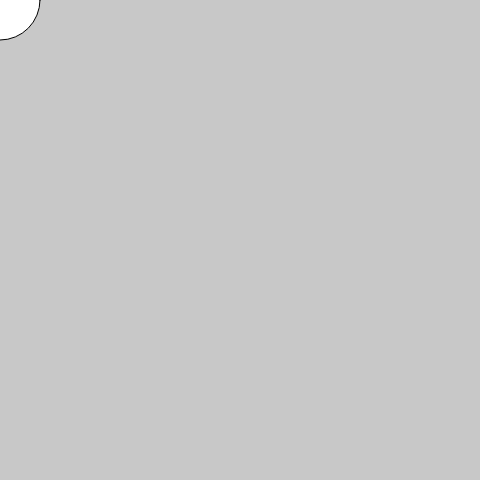
Frame 1 (no input)
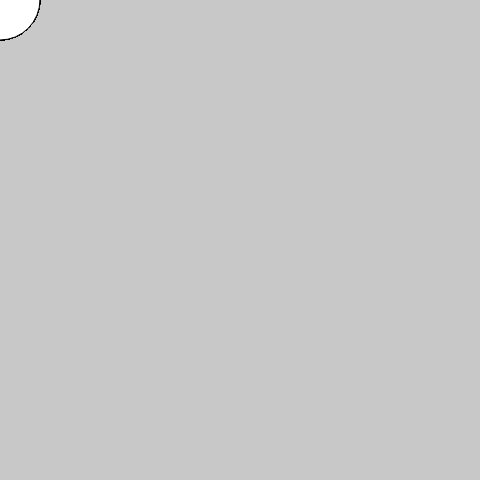
Frame 60 (no input)
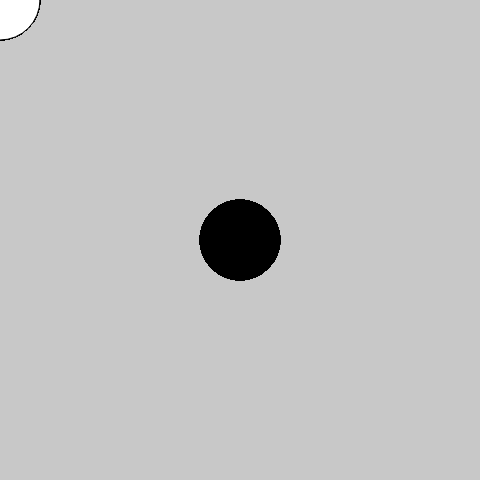
Frame 120 (the mouse pressed at the canvas centre since frame 60)

The p5.js sketch that drew these frames (run headless with seeded random() and noise() and a simulated clock; from frame 60 on, the mouse is pressed at the canvas centre):

// p5.js sketch
// ── sketch.js
function setup() {
  createCanvas(480,480);
  background(200);
}

function draw() {
    if (mouseIsPressed) {
    fill(0);
    } else {
    fill(255);
    }
    ellipse(mouseX, mouseY, 80, 80);
}
